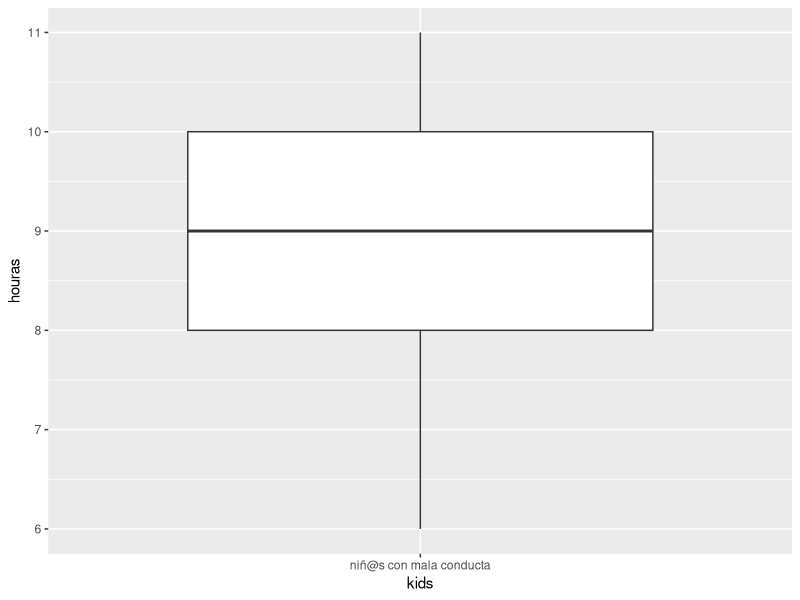
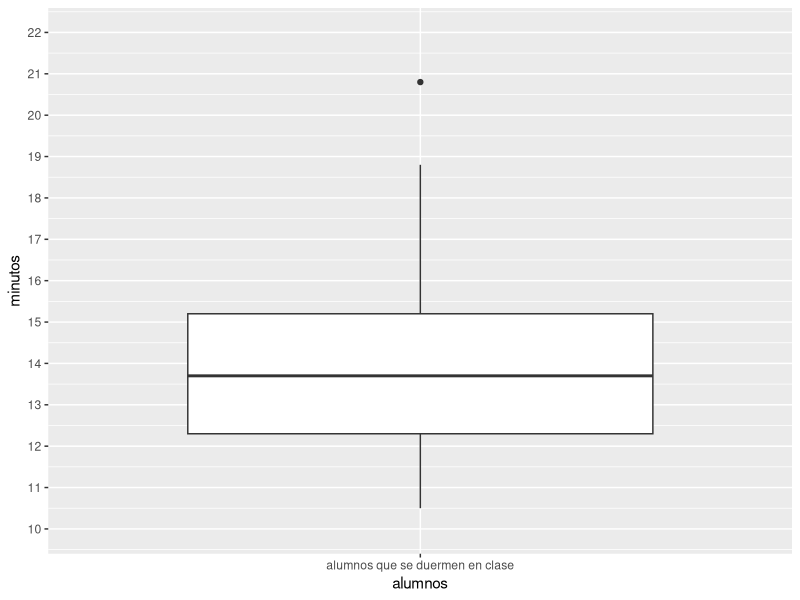
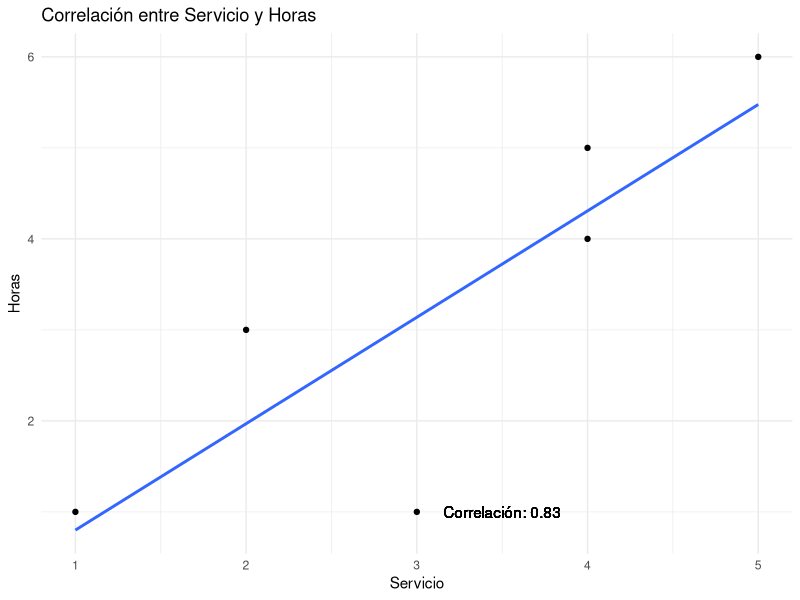

Here is the R script that generated these plots, in order:
install.packages("ggplot2")
library(ggplot2)

separador = function (ejercicio) {
  cat("\n\n<-------------------------- Ejercicio Nº",ejercicio," -------------------------->\n\n")
}

rango = function (valores) {
  cat("rango: ", max(valores)-min(valores))
}

moda = function(x) {
  ux = unique(x)
  cat("moda: ", ux [which.max(tabulate(match(x, ux)))])
}

media = function (valores) {
  acumulador = 0
  for (valor in valores) {
    acumulador = acumulador + valor
  }
  media = (acumulador/length(valores))
  return (media)
}

mediana = function (valores) {
  valores_ordenados = sort(valores)
  n = length(valores_ordenados)
  if (n %% 2 == 1) {
    mediana = valores_ordenados[(n+1)/2]
  } else {
    mediana = mean(valores_ordenados[c(n/2, n/2+1)])
  }
  cat("valores ordenados:", valores_ordenados, "\n")
  cat("mediana: ", mediana)
}

desviacion_media = function (valores){
  acumulador = 0
  for (valor in valores) {
    acumulador = acumulador + abs(valor - media(valores)) 
  }
  cat("desviacion media:", acumulador/length(valores))
}

varianza = function (valores, poblacion = TRUE){
  acumulador = 0
  for (valor in valores) {
    acumulador = acumulador + (valor - media(valores))^2
  }
  if (poblacion) {
  cat("varianza:", acumulador/length(valores))
  } else {
    cat("varianza:", acumulador/(length(valores)-1))
  }
}

desviacion_tipica = function (valores, poblacion = TRUE) {
  acumulador = 0
  for (valor in valores) {
    acumulador = acumulador + (valor - media(valores))^2
  }
  if (poblacion) {
    cat("desviacion tipica:", sqrt(acumulador/length(valores)))  
  } else {
    cat("desviacion tipica:", sqrt(acumulador/(length(valores)-1)))
  }
}

principales_medidas_dispercion = function (valores, poblacion = TRUE) {
  cat(desviacion_media(valores), "\n")
  cat(rango(valores), "\n")
  if (!poblacion){
    cat(desviacion_tipica(valores, poblacion = FALSE), "\n")
    cat(varianza(valores, poblacion = FALSE), "\n")  
  } else {
    cat(desviacion_tipica(valores), "\n")
    cat(varianza(valores), "\n")
  }
  
}

calcular_todo = function (valores, poblacion = TRUE) {
  cat("media: ",media(valores), "\n")
  cat(moda(valores), "\n")
  cat(mediana(valores), "\n")
  if (!poblacion){
    principales_medidas_dispercion(valores, poblacion = FALSE)
  } else {
    principales_medidas_dispercion(valores)
  }
}

separador(4)
valores4 = c(28, 29, 28, 30, 30, 29, 30, 31, 29, 29, 30, 31, 31, 31, 32, 33, 34, 34, 35, 31, 31, 32, 32, 33, 33, 31, 32, 32, 33, 33, 34)
cat("Las temperaturas máximas en una ciudad durante el mes de enero fueron:\n", valores4, "\n")
calcular_todo(valores4)

separador(5)
valores5 = c(69, 73, 65, 70, 71, 74, 65, 69, 60, 62)
cat("En un estudio que se realizó en un asilo de ancianos, se tomó las edades de los que pueden caminar sin dificultades. Calcular las principales medidas de dispersión\nLos datos: ", valores5)
principales_medidas_dispercion(valores5)

separador(6)
valores6 = c(3, 3, 4, 1, 1, 2, 2, 2, 5, 1, 4, 5, 1, 5, 3, 5, 1, 4, 1, 2, 2, 1, 2, 3, 5)
cat("Se escogió un salón de clases de cuarto grado, con un total de 25 estudiantes, y se les pidió que calificaran del 1 al 5 un programa televisivo.\ Estos fueron los resultados:", valores6)
principales_medidas_dispercion(valores6)

separador(7)
#holy

separador(8)
valores8 = c(6, 7, 7, 8, 8, 8, 8, 9, 9, 9, 9, 9, 9, 9, 10, 10, 10, 10, 10, 11)
cat("un siquiatra local ha considerado una muestra aleatoria de 20 niños, anotando el tiempo necesario que requiere en cada niño para lograr un plan integral del tratamiento.\n Obteniéndose lo siguiente (en horas):", valores8)
calcular_todo(valores8, poblacion = FALSE)


valores8DataFrame = data.frame(houras = valores8, kids = rep("niñ@s con mala conducta", length(valores8)))
# paso los datos a un data frame para tener una especie de matriz pero que cada fila represente una variable/dato y cada columna una instancia de datos


# con la libreria ggplot especifico las variables que voy a usar para representar los ejes del grafico, con la funcion aes()
ggplot(valores8DataFrame, aes(x = kids, y = houras)) + 
  geom_boxplot() +
  scale_y_continuous(limits = c(6, 11), breaks = seq(6, 11, 1))
# la funcion "scale_y_continuous" la uso para poner limites en la escala vertical (10 a 22)
# la precision de la escala (1) es para los valores de los intervalos (12, 13, 14, ..., 22)

separador(9)
valores9 = c(10.5, 11.3, 11.9, 12, 12.3, 12.3, 12.5, 12.7, 13.4, 13.7, 13.8, 14.2, 14.8, 15.1, 15.3, 16.7, 16.8, 18.8, 20.8)
cat("Dos profesores están interesados en estudiar los hábitos de sueño de los estudiantes en sus clases.\n Los datos del Profesor B son los siguientes:", valores9)

valores9DataFrame = data.frame(minutos = valores9, alumnos = rep("alumnos que se duermen en clase", length(valores9)))

ggplot(valores9DataFrame, aes(x = alumnos, y = minutos)) + 
  geom_boxplot() +
  scale_y_continuous(limits = c(10, 22), breaks = seq(10, 22, 1))


separador(10)

cat("En una empresa se seleccionaron cinco trabajadores, se anotaron sus años de servicio y el tiempo en horas solicitado en el último mes. Los resultados obtenidos fueron:")
servicio10 = c(1, 3, 2, 4, 5, 4)
horas10 = c(1, 1, 3, 4, 6, 5)

correlacion10 <- cor(servicio10, horas10)

correlacion10DataFrame <- data.frame(servicio10, horas10)

# grafico la correlacion con ggplot2
ggplot(correlacion10DataFrame, aes(x = servicio10, y = horas10)) +
  geom_point() +
  geom_smooth(method = "lm", se = FALSE) +
  labs(title = "Correlación entre Servicio y Horas", x = "Servicio", y = "Horas") +
  geom_text(x = 3.5, y = 1, label = paste("Correlación:", round(correlacion10, 2)), color = "black") +
  theme_minimal()

rm(df)
